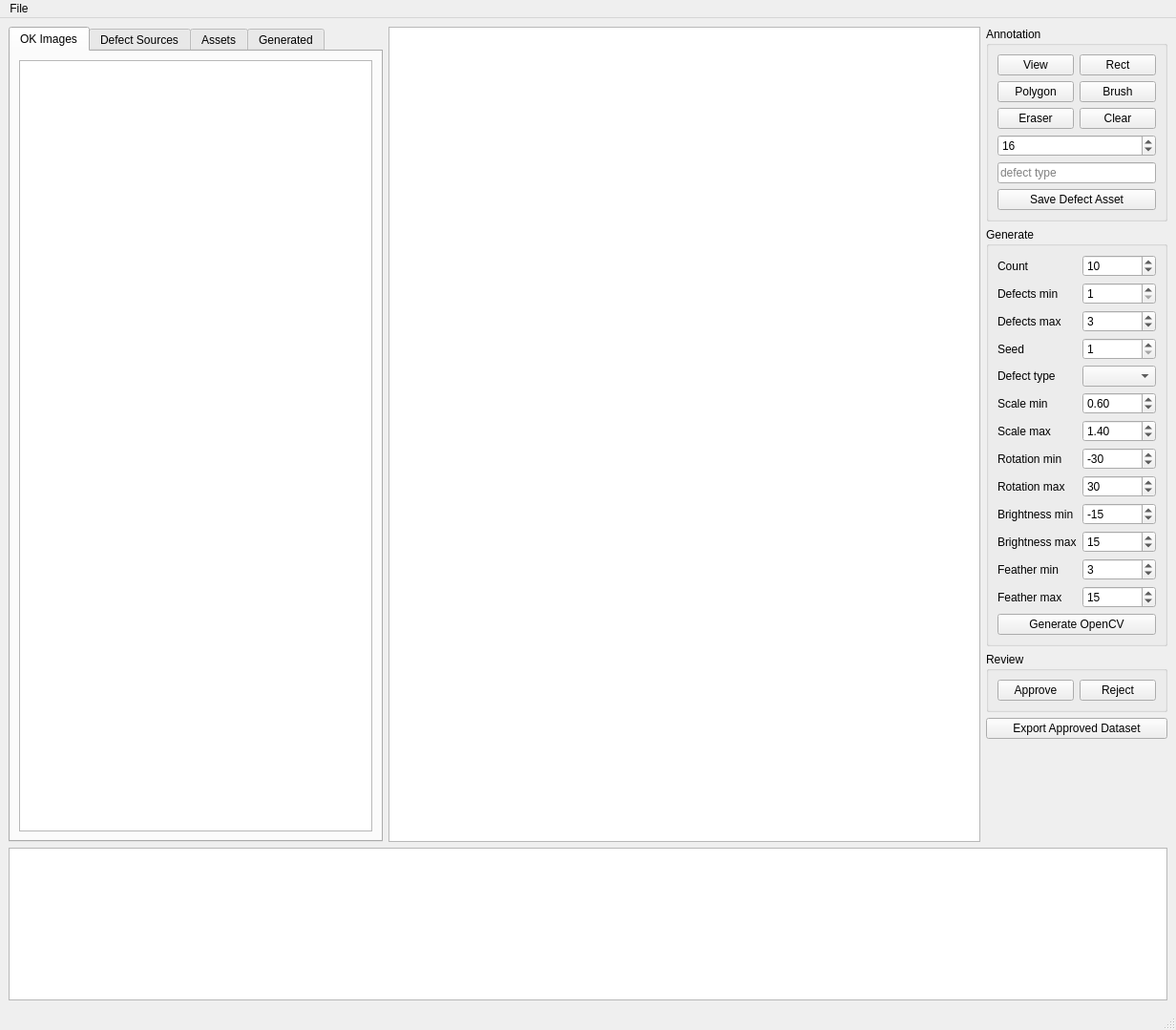
<?xml version="1.0" encoding="UTF-8"?>
<ui version="4.0">
 <class>MainWindow</class>
 <widget class="QMainWindow" name="MainWindow">
  <property name="geometry">
   <rect>
    <x>0</x>
    <y>0</y>
    <width>1232</width>
    <height>1079</height>
   </rect>
  </property>
  <property name="windowTitle">
   <string>DefectDataGenerator</string>
  </property>
  <widget class="QWidget" name="centralWidget">
   <layout class="QVBoxLayout" name="verticalLayout">
    <item>
     <layout class="QHBoxLayout" name="mainLayout">
      <item>
       <widget class="QTabWidget" name="leftTabs">
        <property name="minimumSize">
         <size>
          <width>260</width>
          <height>0</height>
         </size>
        </property>
        <widget class="QWidget" name="okTab">
         <attribute name="title">
          <string>OK Images</string>
         </attribute>
         <layout class="QVBoxLayout" name="okTabLayout">
          <item>
           <widget class="QListView" name="okListView"/>
          </item>
         </layout>
        </widget>
        <widget class="QWidget" name="defectTab">
         <attribute name="title">
          <string>Defect Sources</string>
         </attribute>
         <layout class="QVBoxLayout" name="defectTabLayout">
          <item>
           <widget class="QListView" name="defectListView"/>
          </item>
         </layout>
        </widget>
        <widget class="QWidget" name="assetTab">
         <attribute name="title">
          <string>Assets</string>
         </attribute>
         <layout class="QVBoxLayout" name="assetTabLayout">
          <item>
           <widget class="QListView" name="assetListView"/>
          </item>
         </layout>
        </widget>
        <widget class="QWidget" name="generatedTab">
         <attribute name="title">
          <string>Generated</string>
         </attribute>
         <layout class="QVBoxLayout" name="generatedTabLayout">
          <item>
           <widget class="QListView" name="generatedListView"/>
          </item>
         </layout>
        </widget>
       </widget>
      </item>
      <item>
       <widget class="ImageView" name="imageView">
        <property name="minimumSize">
         <size>
          <width>620</width>
          <height>480</height>
         </size>
        </property>
       </widget>
      </item>
      <item>
       <layout class="QVBoxLayout" name="rightPanelLayout">
        <item>
         <widget class="QGroupBox" name="annotationGroup">
          <property name="title">
           <string>Annotation</string>
          </property>
          <layout class="QGridLayout" name="annotationLayout">
           <item row="0" column="0">
            <widget class="QPushButton" name="viewButton">
             <property name="text">
              <string>View</string>
             </property>
            </widget>
           </item>
           <item row="0" column="1">
            <widget class="QPushButton" name="rectButton">
             <property name="text">
              <string>Rect</string>
             </property>
            </widget>
           </item>
           <item row="1" column="0">
            <widget class="QPushButton" name="polygonButton">
             <property name="text">
              <string>Polygon</string>
             </property>
            </widget>
           </item>
           <item row="1" column="1">
            <widget class="QPushButton" name="brushButton">
             <property name="text">
              <string>Brush</string>
             </property>
            </widget>
           </item>
           <item row="2" column="0">
            <widget class="QPushButton" name="eraserButton">
             <property name="text">
              <string>Eraser</string>
             </property>
            </widget>
           </item>
           <item row="2" column="1">
            <widget class="QPushButton" name="clearMaskButton">
             <property name="text">
              <string>Clear</string>
             </property>
            </widget>
           </item>
           <item row="3" column="0" colspan="2">
            <widget class="QSpinBox" name="brushSizeSpin">
             <property name="minimum">
              <number>1</number>
             </property>
             <property name="maximum">
              <number>128</number>
             </property>
             <property name="value">
              <number>16</number>
             </property>
            </widget>
           </item>
           <item row="4" column="0" colspan="2">
            <widget class="QLineEdit" name="defectTypeEdit">
             <property name="placeholderText">
              <string>defect type</string>
             </property>
            </widget>
           </item>
           <item row="5" column="0" colspan="2">
            <widget class="QPushButton" name="saveAssetButton">
             <property name="text">
              <string>Save Defect Asset</string>
             </property>
            </widget>
           </item>
          </layout>
         </widget>
        </item>
        <item>
         <widget class="QGroupBox" name="generateGroup">
          <property name="title">
           <string>Generate</string>
          </property>
          <layout class="QFormLayout" name="generateLayout">
           <item row="0" column="0">
            <widget class="QLabel" name="countLabel">
             <property name="text">
              <string>Count</string>
             </property>
            </widget>
           </item>
           <item row="0" column="1">
            <widget class="QSpinBox" name="countSpin">
             <property name="minimum">
              <number>1</number>
             </property>
             <property name="maximum">
              <number>10000</number>
             </property>
             <property name="value">
              <number>10</number>
             </property>
            </widget>
           </item>
           <item row="1" column="0">
            <widget class="QLabel" name="defectMinLabel">
             <property name="text">
              <string>Defects min</string>
             </property>
            </widget>
           </item>
           <item row="1" column="1">
            <widget class="QSpinBox" name="defectMinSpin">
             <property name="minimum">
              <number>1</number>
             </property>
             <property name="maximum">
              <number>20</number>
             </property>
             <property name="value">
              <number>1</number>
             </property>
            </widget>
           </item>
           <item row="2" column="0">
            <widget class="QLabel" name="defectMaxLabel">
             <property name="text">
              <string>Defects max</string>
             </property>
            </widget>
           </item>
           <item row="2" column="1">
            <widget class="QSpinBox" name="defectMaxSpin">
             <property name="minimum">
              <number>1</number>
             </property>
             <property name="maximum">
              <number>20</number>
             </property>
             <property name="value">
              <number>3</number>
             </property>
            </widget>
           </item>
           <item row="3" column="0">
            <widget class="QLabel" name="seedLabel">
             <property name="text">
              <string>Seed</string>
             </property>
            </widget>
           </item>
           <item row="3" column="1">
            <widget class="QSpinBox" name="seedSpin">
             <property name="minimum">
              <number>1</number>
             </property>
             <property name="maximum">
              <number>2147483647</number>
             </property>
             <property name="value">
              <number>1</number>
             </property>
            </widget>
           </item>
           <item row="4" column="0">
            <widget class="QLabel" name="generateTypeLabel">
             <property name="text">
              <string>Defect type</string>
             </property>
            </widget>
           </item>
           <item row="4" column="1">
            <widget class="QComboBox" name="generateTypeCombo"/>
           </item>
           <item row="5" column="0">
            <widget class="QLabel" name="scaleMinLabel">
             <property name="text">
              <string>Scale min</string>
             </property>
            </widget>
           </item>
           <item row="5" column="1">
            <widget class="QDoubleSpinBox" name="scaleMinSpin">
             <property name="minimum">
              <double>0.100000000000000</double>
             </property>
             <property name="maximum">
              <double>10.000000000000000</double>
             </property>
             <property name="singleStep">
              <double>0.100000000000000</double>
             </property>
             <property name="value">
              <double>0.600000000000000</double>
             </property>
            </widget>
           </item>
           <item row="6" column="0">
            <widget class="QLabel" name="scaleMaxLabel">
             <property name="text">
              <string>Scale max</string>
             </property>
            </widget>
           </item>
           <item row="6" column="1">
            <widget class="QDoubleSpinBox" name="scaleMaxSpin">
             <property name="minimum">
              <double>0.100000000000000</double>
             </property>
             <property name="maximum">
              <double>10.000000000000000</double>
             </property>
             <property name="singleStep">
              <double>0.100000000000000</double>
             </property>
             <property name="value">
              <double>1.400000000000000</double>
             </property>
            </widget>
           </item>
           <item row="7" column="0">
            <widget class="QLabel" name="rotationMinLabel">
             <property name="text">
              <string>Rotation min</string>
             </property>
            </widget>
           </item>
           <item row="7" column="1">
            <widget class="QSpinBox" name="rotationMinSpin">
             <property name="minimum">
              <number>-180</number>
             </property>
             <property name="maximum">
              <number>180</number>
             </property>
             <property name="value">
              <number>-30</number>
             </property>
            </widget>
           </item>
           <item row="8" column="0">
            <widget class="QLabel" name="rotationMaxLabel">
             <property name="text">
              <string>Rotation max</string>
             </property>
            </widget>
           </item>
           <item row="8" column="1">
            <widget class="QSpinBox" name="rotationMaxSpin">
             <property name="minimum">
              <number>-180</number>
             </property>
             <property name="maximum">
              <number>180</number>
             </property>
             <property name="value">
              <number>30</number>
             </property>
            </widget>
           </item>
           <item row="9" column="0">
            <widget class="QLabel" name="brightnessMinLabel">
             <property name="text">
              <string>Brightness min</string>
             </property>
            </widget>
           </item>
           <item row="9" column="1">
            <widget class="QSpinBox" name="brightnessMinSpin">
             <property name="minimum">
              <number>-255</number>
             </property>
             <property name="maximum">
              <number>255</number>
             </property>
             <property name="value">
              <number>-15</number>
             </property>
            </widget>
           </item>
           <item row="10" column="0">
            <widget class="QLabel" name="brightnessMaxLabel">
             <property name="text">
              <string>Brightness max</string>
             </property>
            </widget>
           </item>
           <item row="10" column="1">
            <widget class="QSpinBox" name="brightnessMaxSpin">
             <property name="minimum">
              <number>-255</number>
             </property>
             <property name="maximum">
              <number>255</number>
             </property>
             <property name="value">
              <number>15</number>
             </property>
            </widget>
           </item>
           <item row="11" column="0">
            <widget class="QLabel" name="featherMinLabel">
             <property name="text">
              <string>Feather min</string>
             </property>
            </widget>
           </item>
           <item row="11" column="1">
            <widget class="QSpinBox" name="featherMinSpin">
             <property name="minimum">
              <number>1</number>
             </property>
             <property name="maximum">
              <number>101</number>
             </property>
             <property name="value">
              <number>3</number>
             </property>
            </widget>
           </item>
           <item row="12" column="0">
            <widget class="QLabel" name="featherMaxLabel">
             <property name="text">
              <string>Feather max</string>
             </property>
            </widget>
           </item>
           <item row="12" column="1">
            <widget class="QSpinBox" name="featherMaxSpin">
             <property name="minimum">
              <number>1</number>
             </property>
             <property name="maximum">
              <number>101</number>
             </property>
             <property name="value">
              <number>15</number>
             </property>
            </widget>
           </item>
           <item row="13" column="0" colspan="2">
            <widget class="QPushButton" name="generateButton">
             <property name="text">
              <string>Generate OpenCV</string>
             </property>
            </widget>
           </item>
          </layout>
         </widget>
        </item>
        <item>
         <widget class="QGroupBox" name="reviewGroup">
          <property name="title">
           <string>Review</string>
          </property>
          <layout class="QHBoxLayout" name="reviewLayout">
           <item>
            <widget class="QPushButton" name="approveButton">
             <property name="text">
              <string>Approve</string>
             </property>
            </widget>
           </item>
           <item>
            <widget class="QPushButton" name="rejectButton">
             <property name="text">
              <string>Reject</string>
             </property>
            </widget>
           </item>
          </layout>
         </widget>
        </item>
        <item>
         <widget class="QPushButton" name="exportButton">
          <property name="text">
           <string>Export Approved Dataset</string>
          </property>
         </widget>
        </item>
        <item>
         <spacer name="rightSpacer">
          <property name="orientation">
           <enum>Qt::Vertical</enum>
          </property>
          <property name="sizeHint" stdset="0">
           <size>
            <width>20</width>
            <height>40</height>
           </size>
          </property>
         </spacer>
        </item>
       </layout>
      </item>
     </layout>
    </item>
    <item>
     <widget class="QPlainTextEdit" name="logEdit">
      <property name="maximumSize">
       <size>
        <width>16777215</width>
        <height>160</height>
       </size>
      </property>
      <property name="readOnly">
       <bool>true</bool>
      </property>
     </widget>
    </item>
   </layout>
  </widget>
  <widget class="QMenuBar" name="menuBar">
   <property name="geometry">
    <rect>
     <x>0</x>
     <y>0</y>
     <width>1232</width>
     <height>24</height>
    </rect>
   </property>
   <widget class="QMenu" name="fileMenu">
    <property name="title">
     <string>File</string>
    </property>
    <addaction name="newProjectAction"/>
    <addaction name="openProjectAction"/>
    <addaction name="importOkAction"/>
    <addaction name="importDefectAction"/>
   </widget>
   <addaction name="fileMenu"/>
  </widget>
  <widget class="QStatusBar" name="statusBar"/>
  <action name="newProjectAction">
   <property name="text">
    <string>New Project</string>
   </property>
  </action>
  <action name="openProjectAction">
   <property name="text">
    <string>Open Project</string>
   </property>
  </action>
  <action name="importOkAction">
   <property name="text">
    <string>Import OK Images</string>
   </property>
  </action>
  <action name="importDefectAction">
   <property name="text">
    <string>Import Defect Sources</string>
   </property>
  </action>
 </widget>
 <customwidgets>
  <customwidget>
   <class>ImageView</class>
   <extends>QGraphicsView</extends>
   <header>ui/ImageView.h</header>
  </customwidget>
 </customwidgets>
 <resources/>
 <connections/>
</ui>
